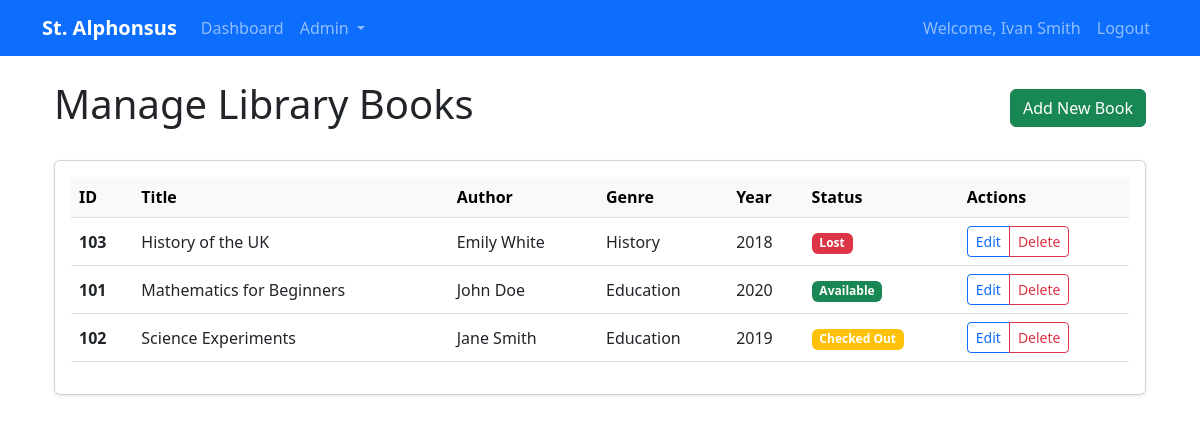
Page /admin/manage_books.php (signed in) on the committed database.
### tables this page shows
CREATE TABLE `Libary_Books` (
  `Book_ID` int(16) NOT NULL,
  `Title` text NOT NULL,
  `Author` varchar(100) NOT NULL,
  `Ganre` varchar(50) NOT NULL,
  `Published_Year` int(16) NOT NULL,
  `Availability` enum('Available','Checked Out','Lost','') NOT NULL
);

### admin/manage_books.php (the view, shortened to what this page needs)
<?php
require_once '../config.php';
include '../includes/header.php';
$books = $conn->query("SELECT * FROM Libary_Books ORDER BY Title");
?>
<div class="container mt-4">
    <div class="d-flex justify-content-between align-items-center mb-4">
        <h1>Manage Library Books</h1>
        <a href="add_books.php" class="btn btn-success">Add New Book</a>
    </div>
    <div class="card shadow-sm">
        <div class="card-body">
            <div class="table-responsive">
                <table class="table table-hover align-middle">
                    <thead class="table-light">
                        <tr>
                            <th>ID</th>
                            <th>Title</th>
                            <th>Author</th>
                            <th>Genre</th>
                            <th>Year</th>
                            <th>Status</th>
                            <th>Actions</th>
                        </tr>
                    </thead>
                    <tbody>
                        <?php while($book = $books->fetch_assoc()): ?>
                        <tr>
                            <td class="fw-bold"><?= $book['Book_ID'] ?></td>
                            <td><?= htmlspecialchars($book['Title']) ?></td>
                            <td><?= htmlspecialchars($book['Author']) ?></td>
                            <td><?= htmlspecialchars($book['Ganre']) ?></td>
                            <td><?= $book['Published_Year'] ?></td>
                            <td>
                                <span class="badge bg-<?=
                                    $book['Availability'] === 'Available' ? 'success' :
                                    ($book['Availability'] === 'Checked Out' ? 'warning' : 'danger')
                                ?>">
                                    <?= $book['Availability'] ?>
                                </span>
                            </td>
                            <td>
                                <div class="btn-group btn-group-sm">
                                    <a href="edit_book.php?id=<?= $book['Book_ID'] ?>"
                                       class="btn btn-outline-primary">Edit</a>
                                    <a href="delete_book.php?id=<?= $book['Book_ID'] ?>"
                                       class="btn btn-outline-danger"
                                       onclick="return confirm('Are you sure you want to delete this book?')">Delete</a>
                                </div>
                            </td>
                        </tr>
                        <?php endwhile; ?>
                    </tbody>
                </table>
            </div>
        </div>
    </div>
</div>

### rows in the picture
libary_books: Book_ID "103", Title "History of the UK", Author "Emily White", Ganre "History", Published_Year "2018", Availability "Lost"
libary_books: Book_ID "101", Title "Mathematics for Beginners", Author "John Doe", Ganre "Education", Published_Year "2020", Availability "Available"
libary_books: Book_ID "102", Title "Science Experiments", Author "Jane Smith", Ganre "Education", Published_Year "2019", Availability "Checked Out"

### other values in the picture
$_SESSION['name'] "Ivan Smith"
